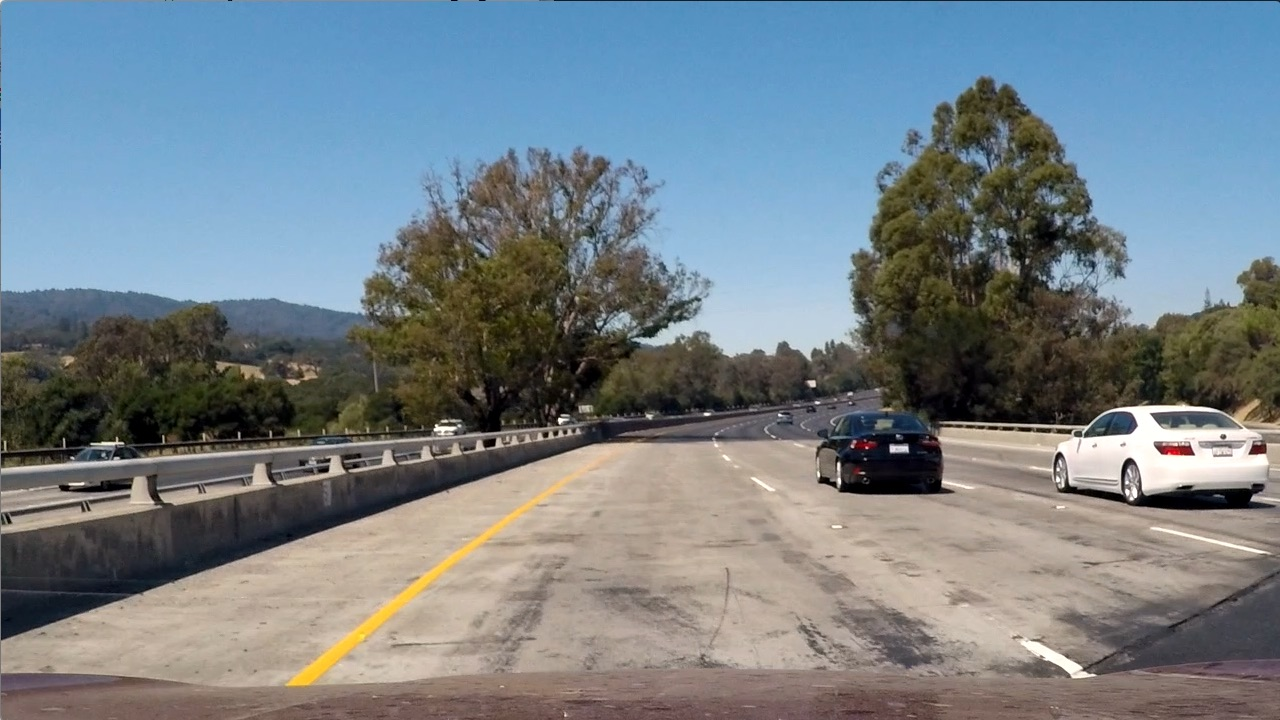
#> input picture test1.jpg, 1280 x 720 px
$ python -i edgeDetection.py   (imports and definitions only)   (older library calls are emulated)
#> lines starting #> are read from the running program, lines starting #| are printed output that depends on the picture
#> further down, picture is the input picture: shape (720, 1280, 3); mean B, G, R 135.5, 128.7, 117.5
import cv2 # Import the OpenCV library to enable computer vision
import numpy as np # Import the NumPy scientific computing library

def binaryArray(array, thresh, value=0):
  # Return a 2D binary array in which all pixels are either 0 or 1

  if value == 0:
    binary = np.ones_like(array)

  else:
    binary = np.zeros_like(array)
    value = 1

  binary[(array >= thresh[0]) & (array <= thresh[1])] = value

  return binary

# [4 lines left out: function blurGaussian, not called in this run]

def magThresh(image, sobelKernel=3, thresh=(0, 255)):
  # Implementation of Sobel edge detection

#> called with sobelKernel = 3, thresh = (0, 255)
  sobelx = np.abs(sobel(image, orient='x', sobelKernel=sobelKernel))
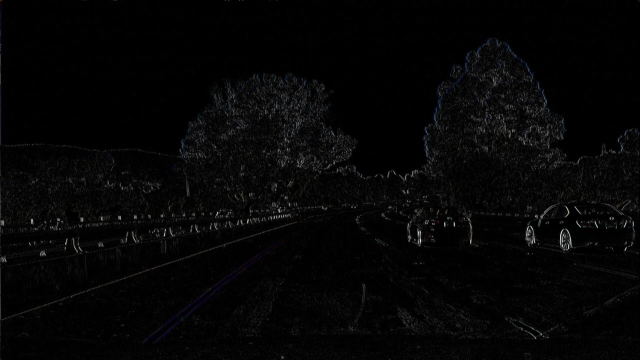
#> sobelx: shape (720, 1280, 3) float64 (shown at 1/2 size); mean B, G, R 20.5, 19.9, 20.1; drawn with min black and max white

  sobely = np.abs(sobel(image, orient='y', sobelKernel=sobelKernel))
#> call 2 of sobel, with orient = 'y', sobelKernel = 3
#> in sobel (call 2), `sobel = cv2.Sobel(imgChannel, cv2.CV_64F, 0, 1, sobelKernel)`:
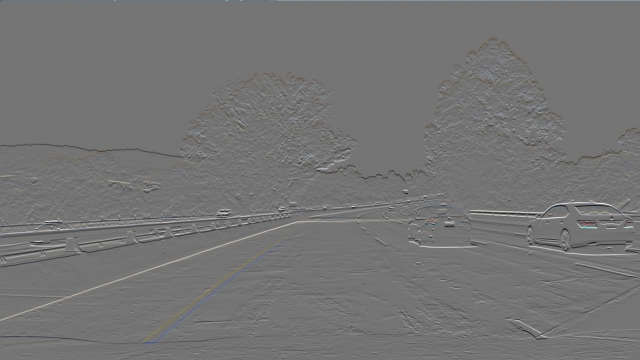
#> sobel: shape (720, 1280, 3) float64 (shown at 1/2 size); mean B, G, R -0.6, -0.2, 0.4; drawn with min black and max white
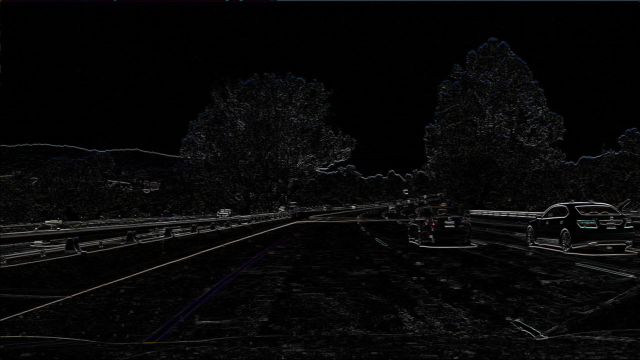
#> sobely: shape (720, 1280, 3) float64 (shown at 1/2 size); mean B, G, R 31.2, 30.5, 31.1; drawn with min black and max white

  mag = np.sqrt(sobelx ** 2 + sobely ** 2)

  return binaryArray(mag, thresh)
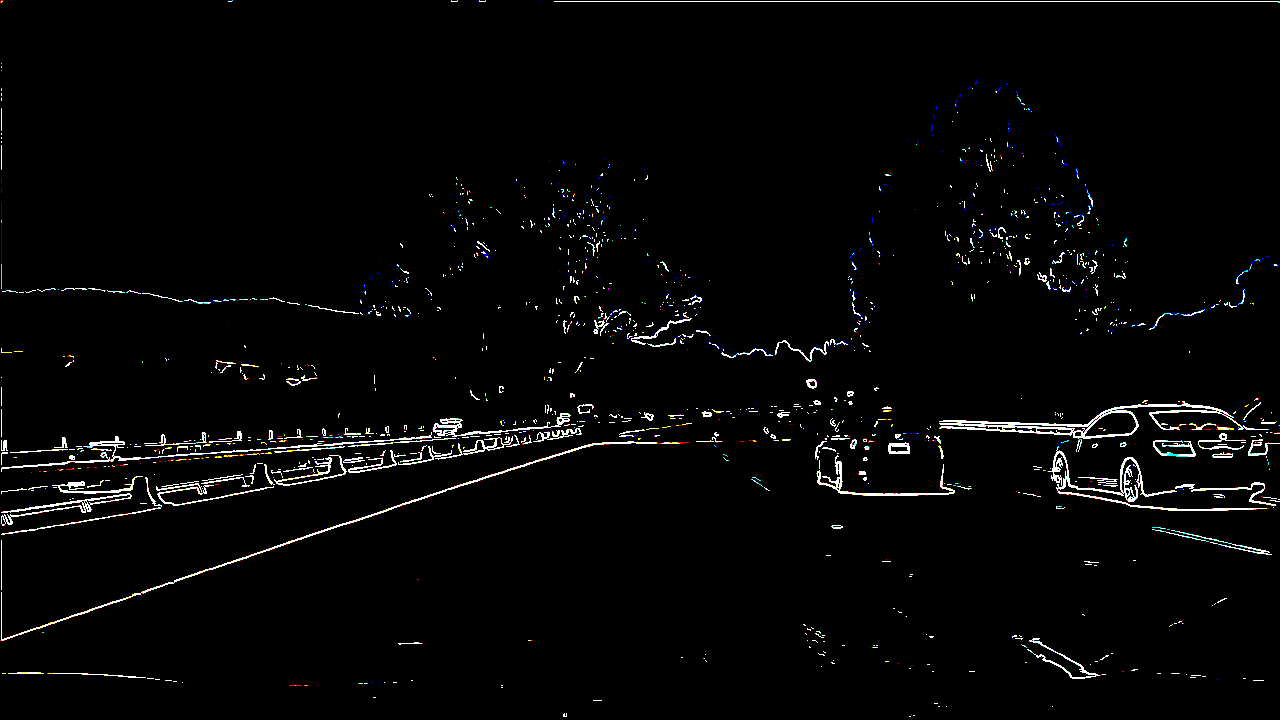
#> returned value: shape (720, 1280, 3) float64; mean of channels 0, 1, 2 0.0239, 0.0237, 0.0236; drawn as B, G, R

def sobel(imgChannel, orient='x', sobelKernel=3):
  # Find edges that are aligned vertically and horizontally on the image

  if orient == 'x':
    sobel = cv2.Sobel(imgChannel, cv2.CV_64F, 1, 0, sobelKernel)

  if orient == 'y':
    sobel = cv2.Sobel(imgChannel, cv2.CV_64F, 0, 1, sobelKernel)

  return sobel

# [4 lines left out: function threshold, not called in this run]

>>> import cv2
>>> picture = cv2.imread('test1.jpg')
>>> result = magThresh(picture)

$ run again, on test2.jpg
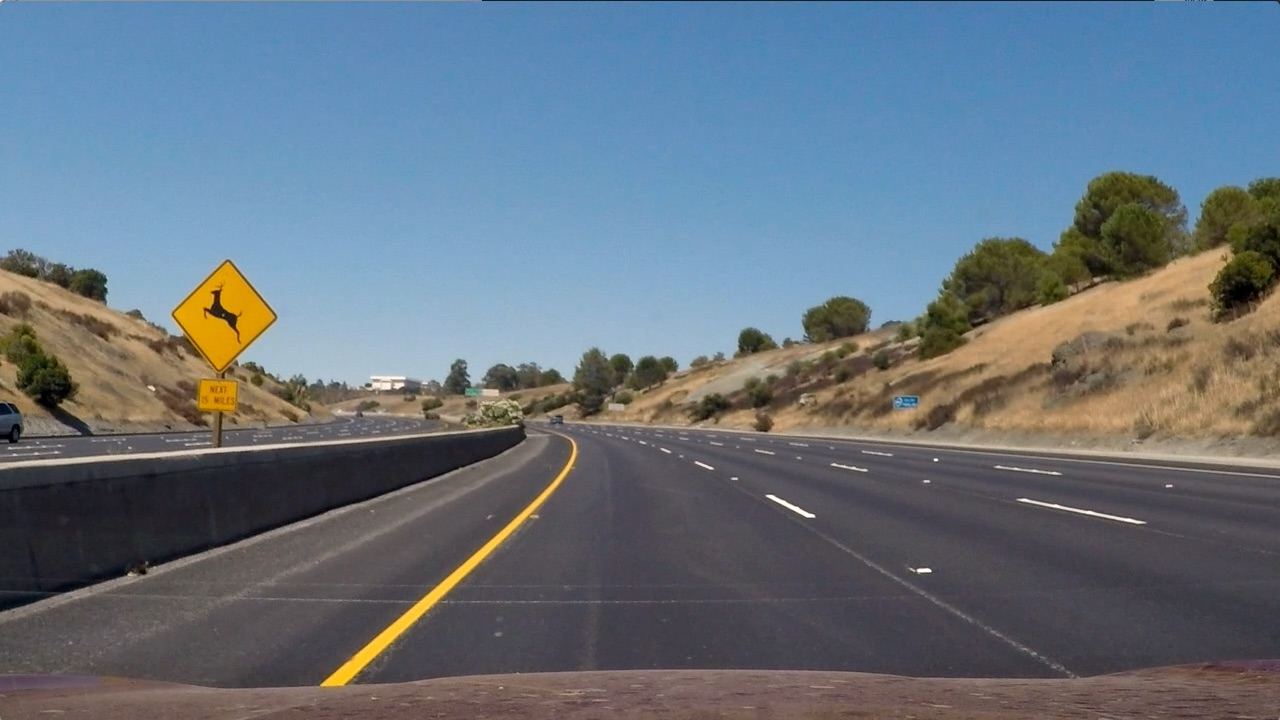
#> input picture test2.jpg, 1280 x 720 px
#> picture is the input picture: shape (720, 1280, 3); mean B, G, R 125.5, 114.6, 102.8
#> in sobel (call 2), `sobel = cv2.Sobel(imgChannel, cv2.CV_64F, 0, 1, sobelKernel)`:
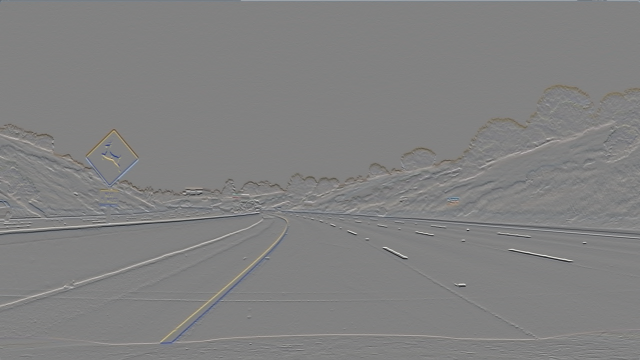
#> sobel: shape (720, 1280, 3) float64 (shown at 1/2 size); mean B, G, R -0.6, -0.2, 0.4; drawn with min black and max white
#> in magThresh, `return binaryArray(mag, thresh)`:
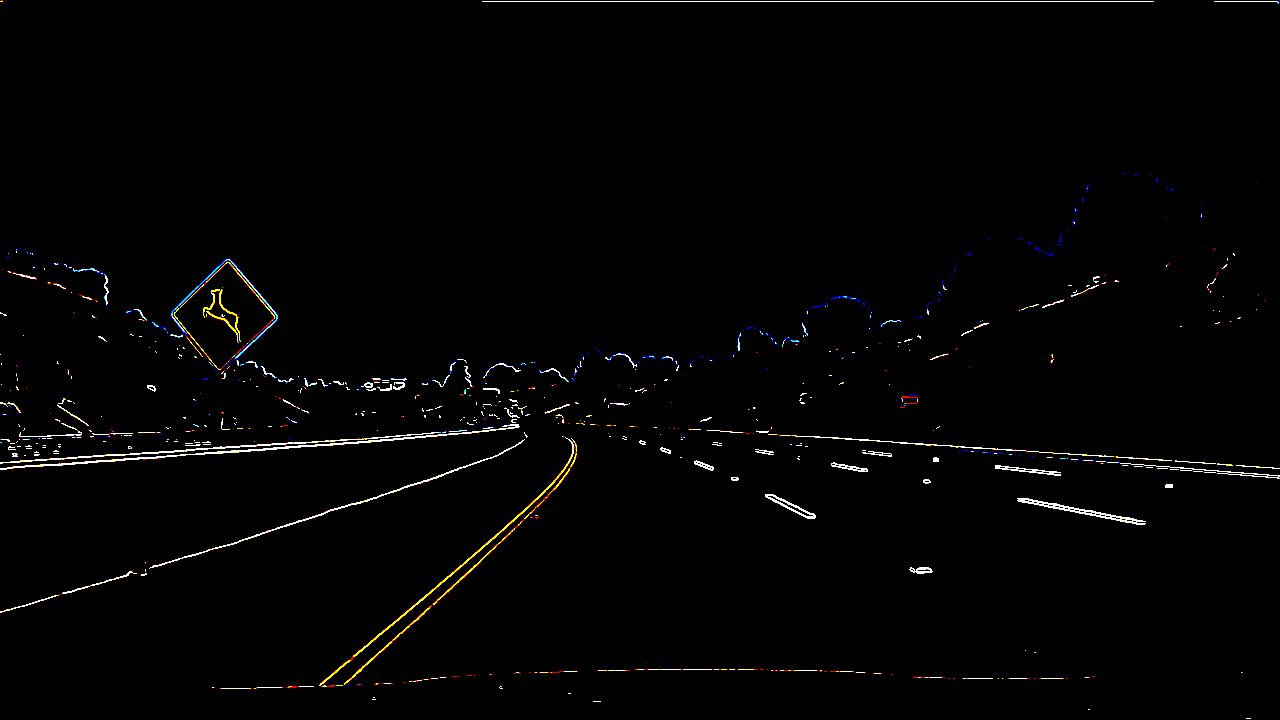
#> returned value: shape (720, 1280, 3) float64; mean of channels 0, 1, 2 0.0114, 0.0128, 0.0137; drawn as B, G, R

$ run again, on test3.jpg
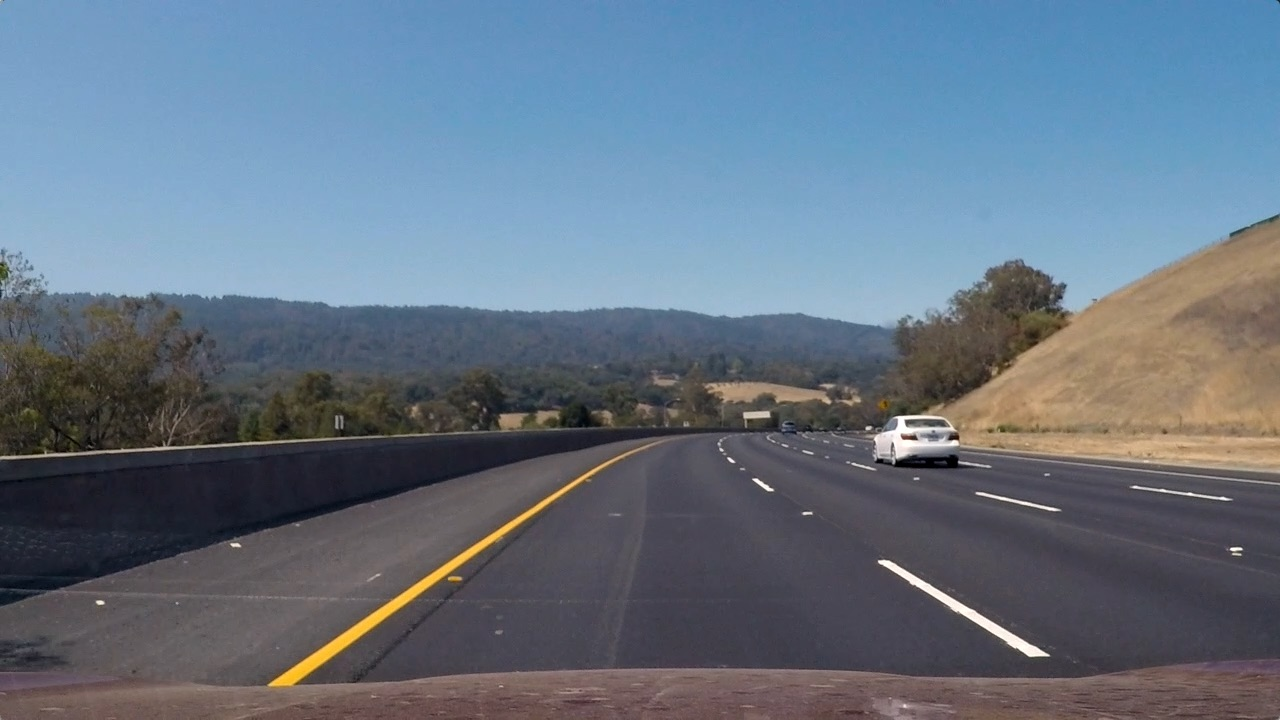
#> input picture test3.jpg, 1280 x 720 px
#> picture is the input picture: shape (720, 1280, 3); mean B, G, R 130.7, 115.3, 101.1
#> in sobel (call 2), `sobel = cv2.Sobel(imgChannel, cv2.CV_64F, 0, 1, sobelKernel)`:
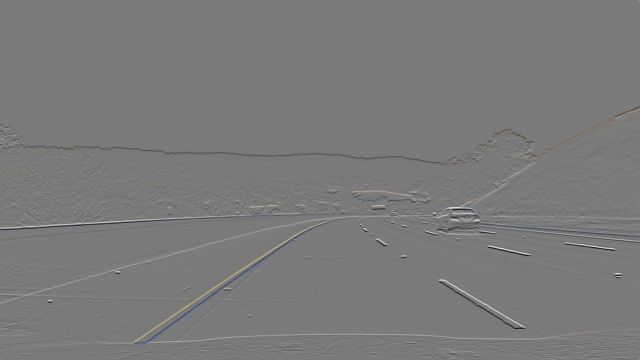
#> sobel: shape (720, 1280, 3) float64 (shown at 1/2 size); mean B, G, R -1.2, -0.7, 0.1; drawn with min black and max white
#> in magThresh, `return binaryArray(mag, thresh)`:
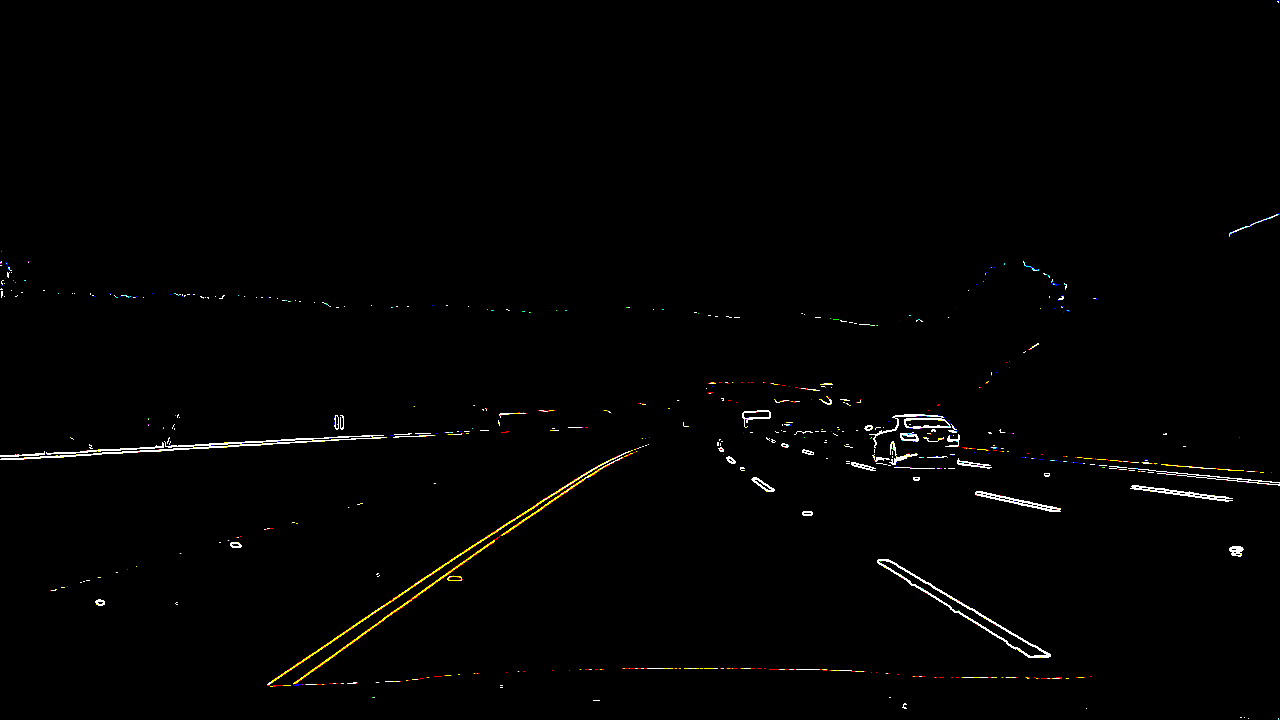
#> returned value: shape (720, 1280, 3) float64; mean of channels 0, 1, 2 0.00781, 0.00959, 0.0104; drawn as B, G, R
